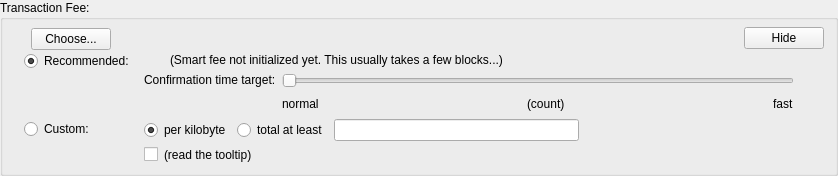
    <widget class="QGroupBox" name="groupBoxFee">
     <property name="title">
      <string>Transaction Fee:</string>
     </property>
     <layout class="QVBoxLayout" name="verticalLayout_3">
      <property name="spacing">
       <number>0</number>
      </property>
      <property name="topMargin">
       <number>6</number>
      </property>
      <property name="bottomMargin">
       <number>6</number>
      </property>
      <item>
       <layout class="QHBoxLayout" name="horizontalLayoutFee1">
        <property name="bottomMargin">
         <number>0</number>
        </property>
        <item>
         <layout class="QVBoxLayout" name="verticalLayoutFee7">
          <property name="spacing">
           <number>0</number>
          </property>
          <item>
           <spacer name="verticalSpacerSmartFee">
            <property name="orientation">
             <enum>Qt::Vertical</enum>
            </property>
            <property name="sizeType">
             <enum>QSizePolicy::Fixed</enum>
            </property>
            <property name="sizeHint" stdset="0">
             <size>
              <width>1</width>
              <height>2</height>
             </size>
            </property>
           </spacer>
          </item>
          <item>
           <layout class="QHBoxLayout" name="horizontalLayoutSmartFee">
            <property name="spacing">
             <number>10</number>
            </property>
            <item>
             <widget class="QLabel" name="labelFeeMinimized">
              <property name="text">
               <string/>
              </property>
             </widget>
            </item>
            <item>
             <widget class="QPushButton" name="buttonChooseFee">
              <property name="text">
               <string>Choose...</string>
              </property>
             </widget>
            </item>
           </layout>
          </item>
          <item>
           <spacer name="verticalSpacer_5">
            <property name="orientation">
             <enum>Qt::Vertical</enum>
            </property>
            <property name="sizeHint" stdset="0">
             <size>
              <width>1</width>
              <height>1</height>
             </size>
            </property>
           </spacer>
          </item>
         </layout>
        </item>
        <item>
         <spacer name="horizontalSpacer_4">
          <property name="orientation">
           <enum>Qt::Horizontal</enum>
          </property>
          <property name="sizeHint" stdset="0">
           <size>
            <width>40</width>
            <height>20</height>
           </size>
          </property>
         </spacer>
        </item>
        <item>
         <widget class="QPushButton" name="buttonMinimizeFee">
          <property name="toolTip">
           <string>collapse fee-settings</string>
          </property>
          <property name="text">
           <string>Hide</string>
          </property>
         </widget>
        </item>
       </layout>
      </item>
      <item>
       <layout class="QVBoxLayout" name="verticalLayoutFee2" stretch="0,0">
        <property name="spacing">
         <number>0</number>
        </property>
        <property name="leftMargin">
         <number>10</number>
        </property>
        <property name="topMargin">
         <number>0</number>
        </property>
        <item>
         <widget class="QFrame" name="frameFeeSelection">
          <layout class="QVBoxLayout" name="verticalLayoutFee12">
           <property name="spacing">
            <number>0</number>
           </property>
           <property name="leftMargin">
            <number>0</number>
           </property>
           <property name="topMargin">
            <number>0</number>
           </property>
           <property name="rightMargin">
            <number>0</number>
           </property>
           <property name="bottomMargin">
            <number>0</number>
           </property>
           <item>
            <layout class="QGridLayout" name="gridLayoutFee">
             <property name="topMargin">
              <number>0</number>
             </property>
             <property name="bottomMargin">
              <number>4</number>
             </property>
             <property name="horizontalSpacing">
              <number>10</number>
             </property>
             <property name="verticalSpacing">
              <number>4</number>
             </property>
             <item row="1" column="1">
              <layout class="QVBoxLayout" name="verticalLayoutFee8">
               <property name="spacing">
                <number>6</number>
               </property>
               <item>
                <layout class="QHBoxLayout" name="horizontalLayoutFee13">
                 <item>
                  <widget class="QRadioButton" name="radioCustomPerKilobyte">
                   <property name="toolTip">
                    <string>If the custom fee is set to 1000 satoshis and the transaction is only 250 bytes, then &quot;per kilobyte&quot; only pays 250 satoshis in fee, while &quot;total at least&quot; pays 1000 satoshis. For transactions bigger than a kilobyte both pay by kilobyte.</string>
                   </property>
                   <property name="text">
                    <string>per kilobyte</string>
                   </property>
                   <property name="checked">
                    <bool>true</bool>
                   </property>
                   <attribute name="buttonGroup">
                    <string notr="true">groupCustomFee</string>
                   </attribute>
                  </widget>
                 </item>
                 <item>
                  <widget class="QRadioButton" name="radioCustomAtLeast">
                   <property name="toolTip">
                    <string>If the custom fee is set to 1000 satoshis and the transaction is only 250 bytes, then &quot;per kilobyte&quot; only pays 250 satoshis in fee, while &quot;total at least&quot; pays 1000 satoshis. For transactions bigger than a kilobyte both pay by kilobyte.</string>
                   </property>
                   <property name="text">
                    <string>total at least</string>
                   </property>
                   <attribute name="buttonGroup">
                    <string notr="true">groupCustomFee</string>
                   </attribute>
                  </widget>
                 </item>
                 <item>
                  <widget class="BitcoinAmountField" name="customFee"/>
                 </item>
                 <item>
                  <spacer name="horizontalSpacer_6">
                   <property name="orientation">
                    <enum>Qt::Horizontal</enum>
                   </property>
                   <property name="sizeHint" stdset="0">
                    <size>
                     <width>1</width>
                     <height>1</height>
                    </size>
                   </property>
                  </spacer>
                 </item>
                </layout>
               </item>
               <item>
                <layout class="QHBoxLayout" name="horizontalLayoutFee8">
                 <item>
                  <widget class="QCheckBox" name="checkBoxMinimumFee">
                   <property name="toolTip">
                    <string>Paying only the minimum fee is just fine as long as there is less transaction volume than space in the blocks. But be aware that this can end up in a never confirming transaction once there is more demand for opennetwork transactions than the network can process.</string>
                   </property>
                   <property name="text">
                    <string/>
                   </property>
                  </widget>
                 </item>
                 <item>
                  <widget class="QLabel" name="labelMinFeeWarning">
                   <property name="enabled">
                    <bool>true</bool>
                   </property>
                   <property name="toolTip">
                    <string>Paying only the minimum fee is just fine as long as there is less transaction volume than space in the blocks. But be aware that this can end up in a never confirming transaction once there is more demand for opennetwork transactions than the network can process.</string>
                   </property>
                   <property name="text">
                    <string>(read the tooltip)</string>
                   </property>
                   <property name="margin">
                    <number>5</number>
                   </property>
                  </widget>
                 </item>
                 <item>
                  <spacer name="horizontalSpacer_2">
                   <property name="orientation">
                    <enum>Qt::Horizontal</enum>
                   </property>
                   <property name="sizeHint" stdset="0">
                    <size>
                     <width>1</width>
                     <height>1</height>
                    </size>
                   </property>
                  </spacer>
                 </item>
                </layout>
               </item>
              </layout>
             </item>
             <item row="0" column="0">
              <layout class="QVBoxLayout" name="verticalLayoutFee4" stretch="0,1">
               <item>
                <widget class="QRadioButton" name="radioSmartFee">
                 <property name="text">
                  <string>Recommended:</string>
                 </property>
                 <property name="checked">
                  <bool>true</bool>
                 </property>
                 <attribute name="buttonGroup">
                  <string notr="true">groupFee</string>
                 </attribute>
                </widget>
               </item>
               <item>
                <spacer name="verticalSpacer_2">
                 <property name="orientation">
                  <enum>Qt::Vertical</enum>
                 </property>
                 <property name="sizeHint" stdset="0">
                  <size>
                   <width>1</width>
                   <height>1</height>
                  </size>
                 </property>
                </spacer>
               </item>
              </layout>
             </item>
             <item row="1" column="0">
              <layout class="QVBoxLayout" name="verticalLayoutFee9" stretch="0,1">
               <item>
                <widget class="QRadioButton" name="radioCustomFee">
                 <property name="text">
                  <string>Custom:</string>
                 </property>
                 <attribute name="buttonGroup">
                  <string notr="true">groupFee</string>
                 </attribute>
                </widget>
               </item>
               <item>
                <spacer name="verticalSpacer_6">
                 <property name="orientation">
                  <enum>Qt::Vertical</enum>
                 </property>
                 <property name="sizeHint" stdset="0">
                  <size>
                   <width>1</width>
                   <height>1</height>
                  </size>
                 </property>
                </spacer>
               </item>
              </layout>
             </item>
             <item row="0" column="1">
              <layout class="QVBoxLayout" name="verticalLayoutFee3" stretch="0,0,1">
               <property name="spacing">
                <number>6</number>
               </property>
               <property name="topMargin">
                <number>2</number>
               </property>
               <item>
                <layout class="QHBoxLayout" name="horizontalLayoutFee12">
                 <item>
                  <widget class="QLabel" name="labelSmartFee">
                   <property name="text">
                    <string/>
                   </property>
                   <property name="margin">
                    <number>2</number>
                   </property>
                  </widget>
                 </item>
                 <item>
                  <widget class="QLabel" name="labelFeeEstimation">
                   <property name="text">
                    <string/>
                   </property>
                  </widget>
                 </item>
                 <item>
                  <widget class="QLabel" name="labelSmartFee2">
                   <property name="text">
                    <string>(Smart fee not initialized yet. This usually takes a few blocks...)</string>
                   </property>
                   <property name="margin">
                    <number>2</number>
                   </property>
                  </widget>
                 </item>
                 <item>
                  <spacer name="horizontalSpacer_5">
                   <property name="orientation">
                    <enum>Qt::Horizontal</enum>
                   </property>
                   <property name="sizeHint" stdset="0">
                    <size>
                     <width>1</width>
                     <height>1</height>
                    </size>
                   </property>
                  </spacer>
                 </item>
                </layout>
               </item>
               <item>
                <layout class="QHBoxLayout" name="horizontalLayoutFee9">
                 <item>
                  <layout class="QVBoxLayout" name="verticalLayoutFee6">
                   <item>
                    <widget class="QLabel" name="labelSmartFee3">
                     <property name="text">
                      <string>Confirmation time target:</string>
                     </property>
                     <property name="margin">
                      <number>2</number>
                     </property>
                    </widget>
                   </item>
                   <item>
                    <spacer name="verticalSpacer_3">
                     <property name="orientation">
                      <enum>Qt::Vertical</enum>
                     </property>
                     <property name="sizeHint" stdset="0">
                      <size>
                       <width>1</width>
                       <height>1</height>
                      </size>
                     </property>
                    </spacer>
                   </item>
                  </layout>
                 </item>
                 <item>
                  <layout class="QVBoxLayout" name="verticalLayoutFee5">
                   <property name="rightMargin">
                    <number>30</number>
                   </property>
                   <item>
                    <widget class="QSlider" name="sliderSmartFee">
                     <property name="minimum">
                      <number>0</number>
                     </property>
                     <property name="maximum">
                      <number>23</number>
                     </property>
                     <property name="pageStep">
                      <number>1</number>
                     </property>
                     <property name="value">
                      <number>0</number>
                     </property>
                     <property name="orientation">
                      <enum>Qt::Horizontal</enum>
                     </property>
                     <property name="invertedAppearance">
                      <bool>false</bool>
                     </property>
                     <property name="invertedControls">
                      <bool>false</bool>
                     </property>
                     <property name="tickPosition">
                      <enum>QSlider::NoTicks</enum>
                     </property>
                    </widget>
                   </item>
                   <item>
                    <layout class="QHBoxLayout" name="horizontalLayoutFee10">
                     <item>
                      <widget class="QLabel" name="labelSmartFeeNormal">
                       <property name="text">
                        <string>normal</string>
                       </property>
                      </widget>
                     </item>
                     <item>
                      <spacer name="horizontalSpacer_7">
                       <property name="orientation">
                        <enum>Qt::Horizontal</enum>
                       </property>
                       <property name="sizeHint" stdset="0">
                        <size>
                         <width>40</width>
                         <height>20</height>
                        </size>
                       </property>
                      </spacer>
                     </item>
                     <item>
                      <widget class="QLabel" name="confirmationTargetLabel">
                       <property name="text">
                        <string notr="true">(count)</string>
                       </property>
                      </widget>
                     </item>
                     <item>
                      <spacer name="horizontalSpacer_3">
                       <property name="orientation">
                        <enum>Qt::Horizontal</enum>
                       </property>
                       <property name="sizeHint" stdset="0">
                        <size>
                         <width>40</width>
                         <height>20</height>
                        </size>
                       </property>
                      </spacer>
                     </item>
                     <item>
                      <widget class="QLabel" name="labelSmartFeeFast">
                       <property name="text">
                        <string>fast</string>
                       </property>
                      </widget>
                     </item>
                    </layout>
                   </item>
                  </layout>
                 </item>
                </layout>
               </item>
               <item>
                <spacer name="verticalSpacer_4">
                 <property name="orientation">
                  <enum>Qt::Vertical</enum>
                 </property>
                 <property name="sizeHint" stdset="0">
                  <size>
                   <width>1</width>
                   <height>1</height>
                  </size>
                 </property>
                </spacer>
               </item>
              </layout>
             </item>
            </layout>
           </item>
          </layout>
         </widget>
        </item>
        <item>
         <spacer name="verticalSpacerFee">
          <property name="orientation">
           <enum>Qt::Vertical</enum>
          </property>
          <property name="sizeHint" stdset="0">
           <size>
            <width>800</width>
            <height>1</height>
           </size>
          </property>
         </spacer>
        </item>
       </layout>
      </item>
     </layout>
    </widget>
